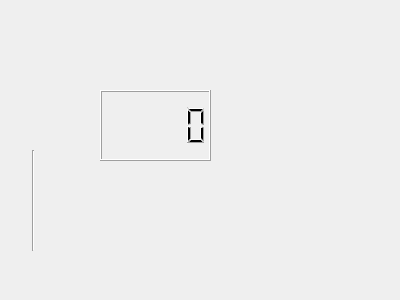
<?xml version="1.0" encoding="UTF-8"?>
<ui version="4.0">
 <class>ImageDialog</class>
 <widget class="QDialog" name="ImageDialog">
  <property name="geometry">
   <rect>
    <x>0</x>
    <y>0</y>
    <width>400</width>
    <height>300</height>
   </rect>
  </property>
  <property name="windowTitle">
   <string>Dialog</string>
  </property>
  <widget class="QLCDNumber" name="lcdNumber">
   <property name="geometry">
    <rect>
     <x>100</x>
     <y>90</y>
     <width>111</width>
     <height>71</height>
    </rect>
   </property>
  </widget>
  <widget class="Line" name="line">
   <property name="geometry">
    <rect>
     <x>23</x>
     <y>150</y>
     <width>20</width>
     <height>101</height>
    </rect>
   </property>
   <property name="orientation">
    <enum>Qt::Vertical</enum>
   </property>
  </widget>
  <widget class="QStackedWidget" name="stackedWidget">
   <property name="geometry">
    <rect>
     <x>120</x>
     <y>200</y>
     <width>120</width>
     <height>80</height>
    </rect>
   </property>
   <widget class="QWidget" name="page"/>
   <widget class="QWidget" name="page_2"/>
  </widget>
 </widget>
 <resources/>
 <connections/>
</ui>
